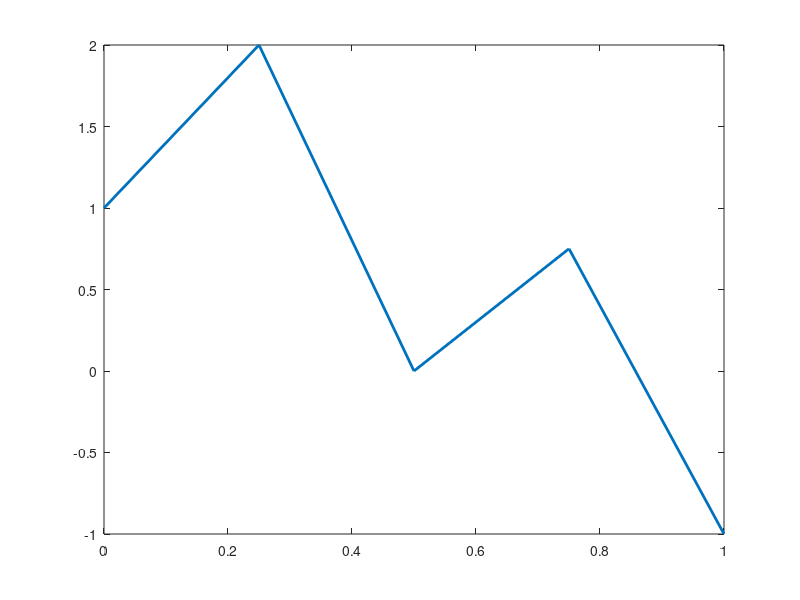

Recreate this plot in MATLAB.
% U01
% SplinePAK: Copyright Larry Schumaker 2014
% Interpolates data using a C^0 linear spline

% Choose the sample points
t = [0 .25 .5 .75  1];

% Choose values to be interpolated 
z = [1 2 0 .75 -1];

% plot the spline
figure; h = plot(t,z,'LineWidth',2);


